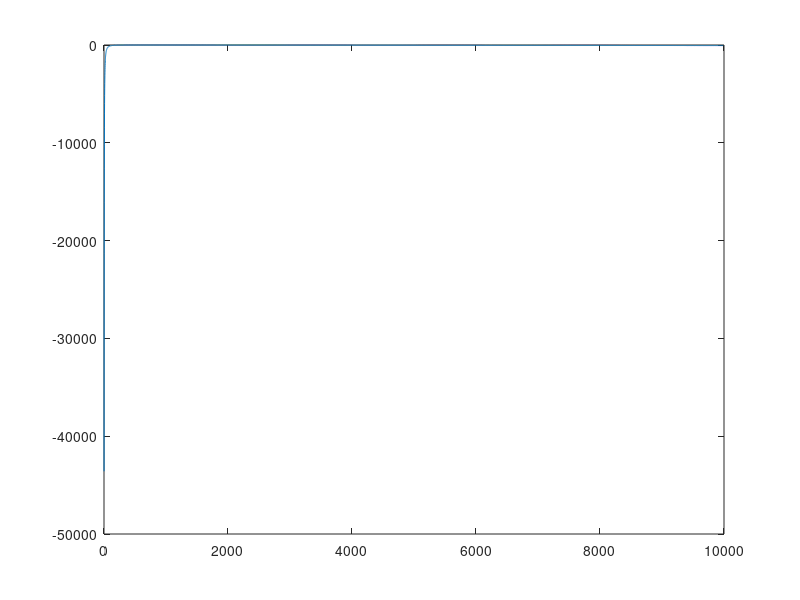

The MATLAB source for this figure:
% Ali Rahimi , Reihaneh AkbariFard , Amirhossein Zamani
% 9932120, 9932107, 9932100

clear,clc
file = fopen('deta.txt','r');
data =  fscanf(file, '%f');
fclose(file);

x = [];
y = [];
n = size(data);
n = n(1);
i = 1;

while i <= n
    x = [x data(i)];
    i = i + 1;
    y = [y data(i)];
    i = i + 1;
end


odds = 0;
for i = 2 : n / 2 - 2
    odds = odds + y(i);
    i = i + 2;
end

evens = 0;
for i = 3 : n / 2 - 1
    evens = evens + y(i);
    i = i + 2;
end

firstAndEnd = y(1) + y(n / 2);
h = x(2) - x(1);

simpson = (h / 3 * (n / 2)) * (firstAndEnd + 4 * (odds) + 2 * (evens)); 

n = n / 2 - 1;

% Part B
dfx = [];
for i = 2:n
   dfx = [dfx (y(i + 1) - y(i - 1)) / (x(i + 1) - x(i - 1))];
end

plot(dfx)

% Part G
ddfx = [];
for i = 5:9991
   ddfx = [ddfx (y(i + 2) - 2 * y(i) + y(i - 2)) / (4 * (x(i - 1) - x(i)) ^ 2)];
end

plot(ddfx)

disp('Integral = ')
disp(simpson)

%fprintf('Moshtagh Aval = %f\n', dfx)

%fprintf('Moshtagh Dovom = %f\n', ddfx)
